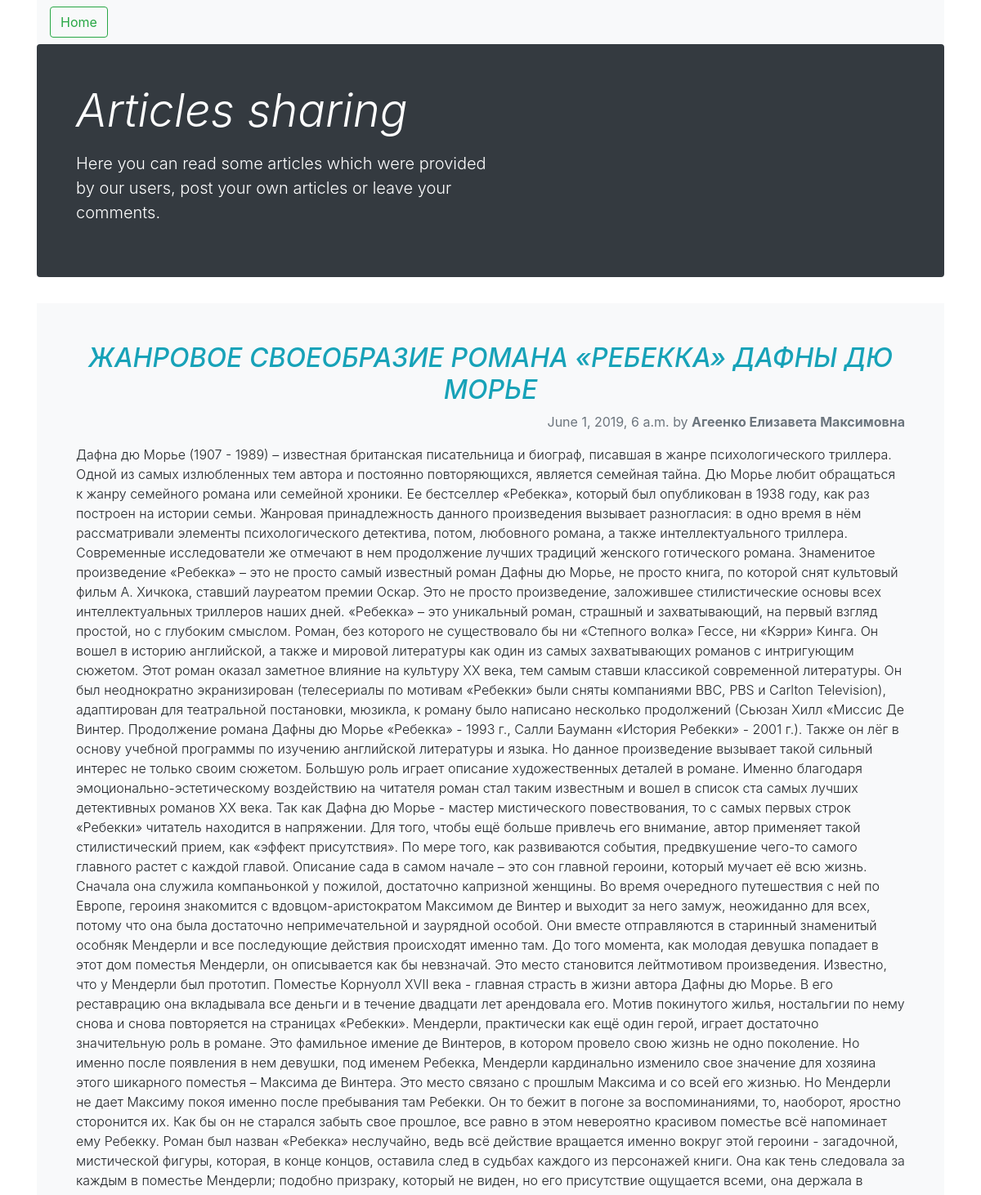
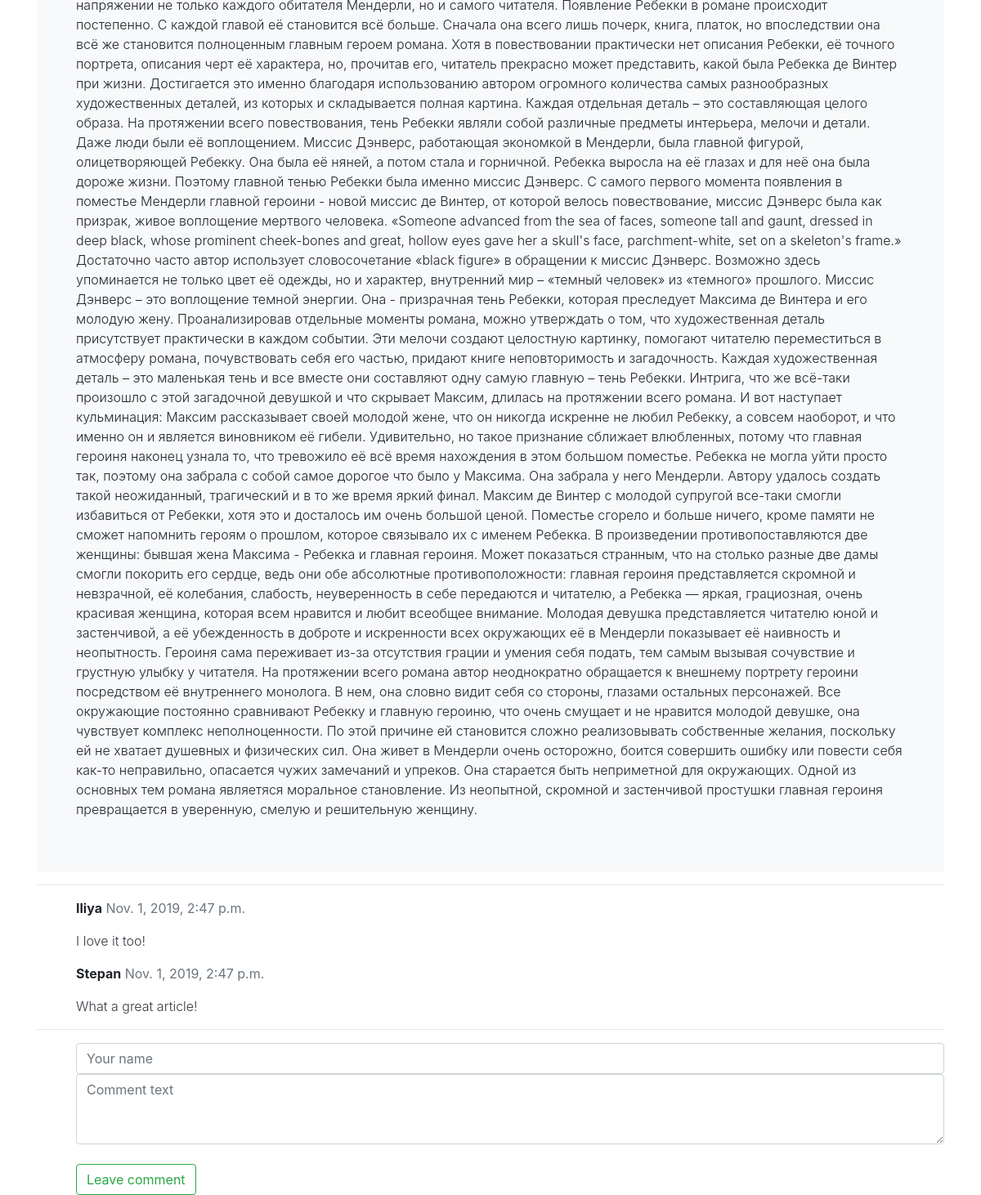
Screenshot of /3/ with the database file from the repository (2 pictures, top to bottom).
### blog/models.py (models this page shows, shortened)
class Article(models.Model):
    article_title = models.CharField("Название статьи", max_length=100)
    article_annotation = models.CharField("Аннотация статьи", max_length=1000)
    article_text = models.TextField("Текст статьи")
    author_name = models.CharField('Имя автора', max_length=50)
    pub_date = models.DateTimeField('Дата статьи')

class Comment(models.Model):
    article = models.ForeignKey(Article, on_delete=models.CASCADE)
    author_name = models.CharField('Имя автора', max_length=50)
    comment_text = models.CharField('Текст комментария', max_length=200)
    pub_date = models.DateTimeField('Дата комментария')

### blog/views.py (the view)
# urls.py: path('<int:article_id>/', views.detail, name='detail'),
def detail(request, article_id):
    try:
        a = Article.objects.get(id=article_id)
    except:
        raise Http404("Article was not founded!")
    latest_comments_list = a.comment_set.order_by('-id')[:10]
    return render(request, 'blog/detail.html', {'article': a, 'latest_comments_list': latest_comments_list})

### templates/blog/detail.html (shortened to what this page needs)
{% extends 'base.html' %}
{% block content %}
    <div class="blog-post bg-light p-md-5" xmlns="http://www.w3.org/1999/html">
        <h2 class="blog-post-title text-info font-italic text-center">{{ article.article_title }}</h2>
        <p class="blog-post-meta text-muted text-right">{{ article.pub_date }} by <b>{{ article.author_name }}</b></p>
        <p class="blog-post-text font-weight-light"> {{ article.article_text }} </p>
    </div>
    <hr>
    {% if latest_comments_list %}
        {% for c in latest_comments_list %}
            <p>
                <strong class="pl-5">{{ c.author_name }}</strong><l class="blog-post-meta text-muted"> {{ c.pub_date }}</l>
                <p class="text-dark pl-5 font-weight-light">{{ c.comment_text }}</p>
            </p>
        {% endfor %}
    {% else %}
        <p class="bg-warning text-dark pl-5 font-weight-light">No comments yet! Make your own first!</p>
    {% endif %}
    <hr>
    <form class="pl-5" action="{% url 'blog:leave_comment' article.id %}" method="POST">
        <input class="form-control" id="exampleFormControlInput1" name="name" placeholder="Your name" required/>
        <textarea class="form-control" id="exampleFormControlTextarea1" rows="3" name="text" required="" placeholder="Comment text" cols="30" rows="10"></textarea><br>
        <button class="btn btn-outline-success my-2 my-sm-0" type="submit">Leave comment</button>
    </form>
{% endblock %}

### rows the page displays
Article: article_title "ЖАНРОВОЕ СВОЕОБРАЗИЕ РОМАНА «РЕБЕККА» ДАФНЫ ДЮ МОРЬЕ", pub_date "June 1, 2019, 6 a.m.", author_name "Агеенко Елизавета Максимовна", article_text "Дафна дю Морье (1907 - 1989) – известная британская писательница и биограф, писавшая в жанре психологического триллера. Одной из самых излюбленных тем автора и постоянно повторяющихся, является семейная тайна. Дю Морье любит обращаться к жанру семейного романа или семейной хроники. Ее бестселлер «Ребекка», который был опубликован в 1938 году, как раз построен на истории семьи. Жанровая принадлежность данного произведения вызывает разногласия: в одно время в нём рассматривали элементы психологического детектива, потом, любовного романа, а также интеллектуального триллера. Современные исследователи же отмечают в нем продолжение лучших традиций женского готического романа. Знаменитое…"
Comment: author_name "Iliya", pub_date "Nov. 1, 2019, 2:47 p.m.", comment_text "I love it too!"
Comment: author_name "Stepan", pub_date "Nov. 1, 2019, 2:47 p.m.", comment_text "What a great article!"
